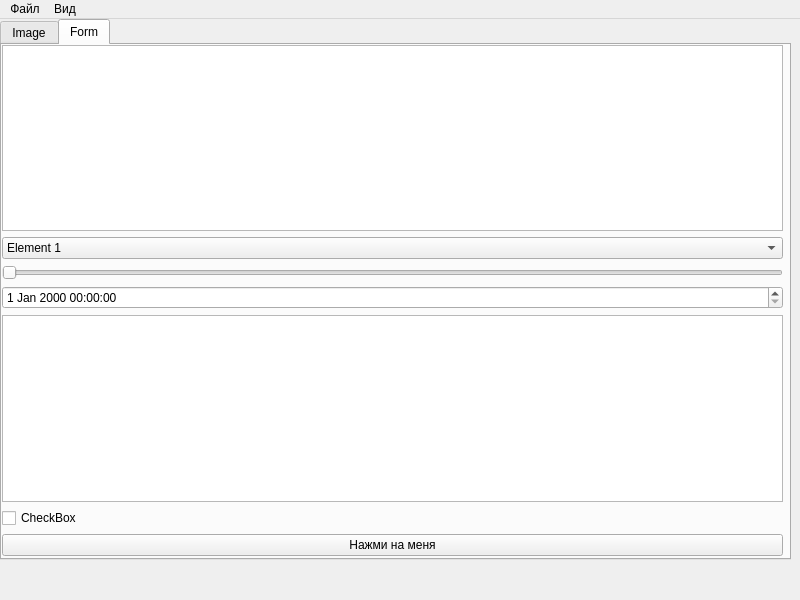
<?xml version="1.0" encoding="UTF-8"?>
<ui version="4.0">
 <class>MainWindow</class>
 <widget class="QMainWindow" name="MainWindow">
  <property name="geometry">
   <rect>
    <x>0</x>
    <y>0</y>
    <width>800</width>
    <height>600</height>
   </rect>
  </property>
  <property name="windowTitle">
   <string>MainWindow</string>
  </property>
  <widget class="QWidget" name="centralwidget">
   <widget class="QTabWidget" name="tabWidget">
    <property name="geometry">
     <rect>
      <x>0</x>
      <y>0</y>
      <width>791</width>
      <height>541</height>
     </rect>
    </property>
    <property name="currentIndex">
     <number>1</number>
    </property>
    <widget class="QWidget" name="tab_1">
     <attribute name="title">
      <string>Image</string>
     </attribute>
     <widget class="QLabel" name="label">
      <property name="geometry">
       <rect>
        <x>4</x>
        <y>-5</y>
        <width>781</width>
        <height>521</height>
       </rect>
      </property>
      <property name="text">
       <string/>
      </property>
      <property name="pixmap">
       <pixmap>../../../Users/Богдан/OneDrive/Pictures/Обои/venice-art-gorod-vecher-ogni.jpg</pixmap>
      </property>
     </widget>
    </widget>
    <widget class="QWidget" name="tab_2">
     <attribute name="title">
      <string>Form</string>
     </attribute>
     <widget class="QWidget" name="verticalLayoutWidget">
      <property name="geometry">
       <rect>
        <x>0</x>
        <y>0</y>
        <width>781</width>
        <height>511</height>
       </rect>
      </property>
      <layout class="QVBoxLayout" name="verticalLayout">
       <item>
        <widget class="QPlainTextEdit" name="plainTextEdit_2"/>
       </item>
       <item>
        <widget class="QComboBox" name="comboBox">
         <item>
          <property name="text">
           <string>Element 1</string>
          </property>
         </item>
         <item>
          <property name="text">
           <string>Item</string>
          </property>
         </item>
        </widget>
       </item>
       <item>
        <widget class="QSlider" name="horizontalSlider">
         <property name="orientation">
          <enum>Qt::Horizontal</enum>
         </property>
        </widget>
       </item>
       <item>
        <widget class="QDateTimeEdit" name="dateTimeEdit"/>
       </item>
       <item>
        <widget class="QPlainTextEdit" name="plainTextEdit"/>
       </item>
       <item>
        <widget class="QCheckBox" name="checkBox">
         <property name="text">
          <string>CheckBox</string>
         </property>
        </widget>
       </item>
       <item>
        <widget class="QPushButton" name="pushButton">
         <property name="text">
          <string>Нажми на меня</string>
         </property>
        </widget>
       </item>
      </layout>
     </widget>
    </widget>
   </widget>
  </widget>
  <widget class="QMenuBar" name="menubar">
   <property name="geometry">
    <rect>
     <x>0</x>
     <y>0</y>
     <width>800</width>
     <height>26</height>
    </rect>
   </property>
   <widget class="QMenu" name="menu">
    <property name="title">
     <string>Файл</string>
    </property>
    <addaction name="action_2"/>
    <addaction name="action_3"/>
    <addaction name="separator"/>
    <addaction name="action_4"/>
   </widget>
   <widget class="QMenu" name="menu_2">
    <property name="title">
     <string>Вид</string>
    </property>
   </widget>
   <addaction name="menu"/>
   <addaction name="menu_2"/>
  </widget>
  <action name="action_2">
   <property name="text">
    <string>Сохранить</string>
   </property>
  </action>
  <action name="action_3">
   <property name="text">
    <string>Открыть</string>
   </property>
  </action>
  <action name="action_4">
   <property name="text">
    <string>Выйти из программы</string>
   </property>
  </action>
 </widget>
 <resources/>
 <connections/>
</ui>
